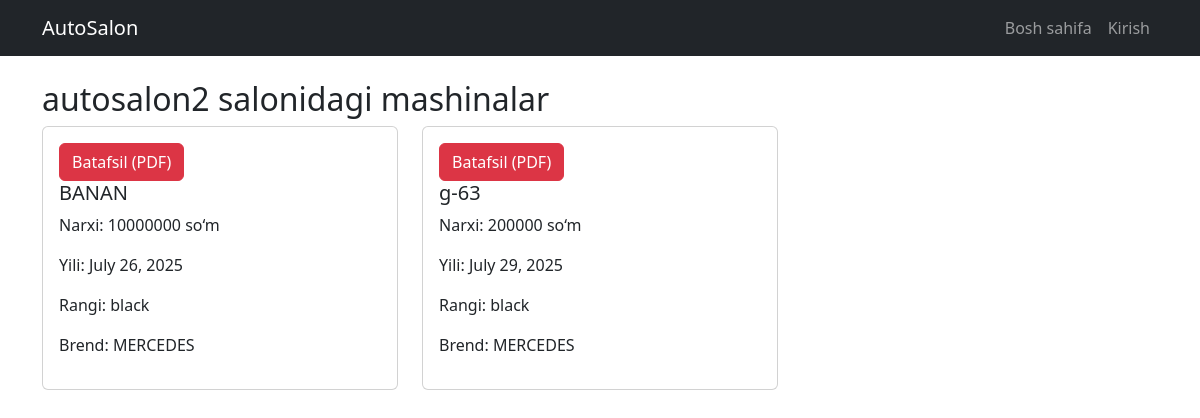
Page /salon/2/cars/ on the committed database.
### configapp/models.py (models this page shows, shortened)
class Autosalon(models.Model):
    title = models.CharField(max_length=255)
    context = models.TextField()
    email = models.EmailField(max_length=255)
    phone = models.CharField(max_length=255)
    adress = models.CharField(max_length=255)
    image = models.ImageField(upload_to='photos/%Y/%m/%d')

class Car(models.Model):
    model = models.CharField(max_length=100)
    price = models.IntegerField()
    year = models.DateField()
    color = models.CharField(max_length=100)
    brand = models.ForeignKey(Brand, on_delete=models.CASCADE)
    salon = models.ForeignKey(Autosalon, on_delete=models.CASCADE)

class Brand(models.Model):
    title = models.CharField(max_length=100)
    created_ad = models.DateTimeField(auto_now_add=True)
    updated_ad = models.DateTimeField(auto_now=True)
    context = models.TextField()

### configapp/views.py (the view)
# urls.py: path('salon/<int:pk>/cars/', views.autosalon_cars, name='autosalon_cars'),
def autosalon_cars(request, pk):
    salon = get_object_or_404(Autosalon, pk=pk)
    cars = Car.objects.filter(salon=salon)
    return render(request, 'autosalon_cars.html', {'salon': salon, 'cars': cars})

### configapp/templates/autosalon_cars.html (shortened to what this page needs)
{% extends 'base.html' %}
{% block content %}
<h2>{{ salon.title }} salonidagi mashinalar</h2>
{% if cars %}
    <div class="row">
        {% for car in cars %}
        <div class="col-md-4 mb-4">
            <div class="card">
                <div class="card-body">
                   <a href="{% url 'detail_car' car.id %}" class="btn btn-danger">Batafsil (PDF)</a>
                    <h5>{{ car.model }}</h5>
                    <p>Narxi: {{ car.price }} so‘m</p>
                    <p>Yili: {{ car.year }}</p>
                    <p>Rangi: {{ car.color }}</p>
                    <p>Brend: {{ car.brand.title }}</p>
                </div>
            </div>
        </div>
        {% endfor %}
    </div>
{% else %}
    <p>Bu salon hozircha hech qanday mashinaga ega emas.</p>
{% endif %}
{% endblock %}

### rows in the picture
Autosalon: title "autosalon2"
Car: model "BANAN", price "10000000", year "July 26, 2025", color "black", brand "MERCEDES"
Car: model "g-63", price "200000", year "July 29, 2025", color "black", brand "MERCEDES"
